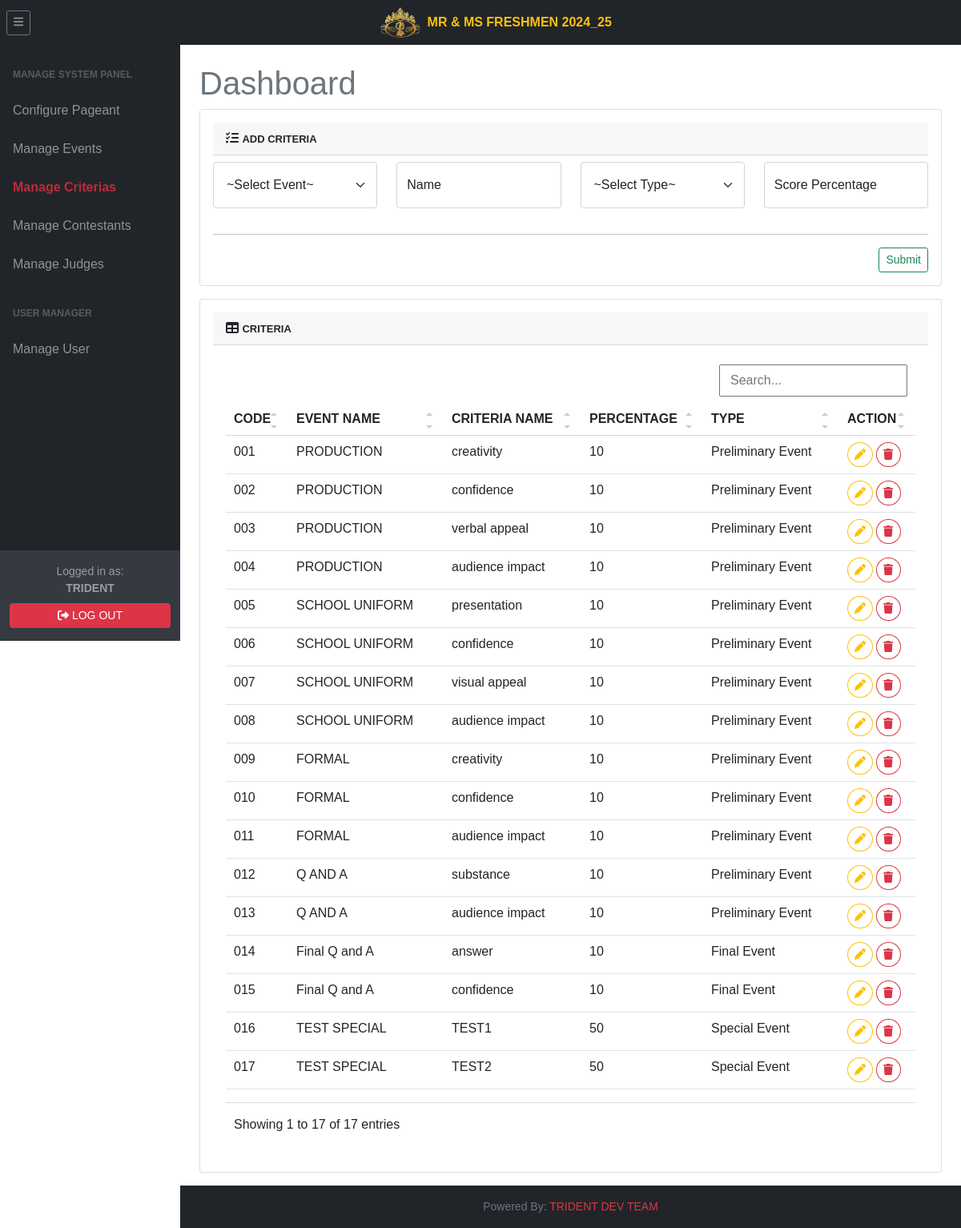
/tri.super/superCriteria.php (signed in), run on the app's committed database.
### tables this page shows
CREATE TABLE `setting` (
  `id` int(11) NOT NULL,
  `condition_final` varchar(10) DEFAULT NULL,
  `pageant_name` varchar(255) DEFAULT NULL,
  `isGeneral` varchar(4) DEFAULT NULL,
  `logo` varchar(255) DEFAULT NULL,
  `cover_photo` varchar(255) DEFAULT NULL,
  `weighted_scoring` tinyint(4) DEFAULT NULL
);

CREATE TABLE `user` (
  `id` int(11) NOT NULL,
  `code` varchar(16) DEFAULT NULL,
  `username` varchar(90) DEFAULT NULL,
  `password` varchar(255) DEFAULT NULL,
  `name` varchar(45) DEFAULT NULL,
  `types` varchar(45) DEFAULT NULL,
  `category` varchar(15) DEFAULT NULL,
  `status` tinyint(1) DEFAULT NULL,
  `added_by` varchar(16) DEFAULT NULL,
  `added_timestamp` timestamp NULL DEFAULT NULL,
  `updated_by` varchar(16) DEFAULT NULL,
  `updated_timestamp` timestamp NULL DEFAULT NULL
);

CREATE TABLE `event_criteria` (
  `id` int(11) NOT NULL,
  `code` varchar(3) DEFAULT NULL,
  `criteria_type` varchar(10) DEFAULT NULL,
  `event_code` varchar(45) DEFAULT NULL,
  `criteria_name` varchar(45) DEFAULT NULL,
  `percent` varchar(10) DEFAULT NULL,
  `added_by` varchar(10) DEFAULT NULL,
  `added_timestamp` timestamp NULL DEFAULT NULL,
  `updated_by` varchar(10) DEFAULT NULL,
  `updated_timestamp` timestamp NULL DEFAULT NULL
);

CREATE TABLE `event` (
  `id` int(11) NOT NULL,
  `code` varchar(10) DEFAULT NULL,
  `event_type` varchar(6) DEFAULT NULL,
  `event_name` varchar(45) DEFAULT NULL,
  `event_percentage` varchar(10) DEFAULT NULL,
  `added_by` varchar(10) DEFAULT NULL,
  `added_timestamp` timestamp NULL DEFAULT NULL,
  `updated_by` varchar(10) DEFAULT NULL,
  `updated_timestamp` timestamp NULL DEFAULT NULL
);

### include/settings.php (called while the page is built, shortened)
<?php
$settings = mysqli_query($db, "SELECT * FROM setting") or die('query failed');
$fetchSettings = [];
if(mysqli_num_rows($settings) > 0){
    $fetchSettings = mysqli_fetch_assoc($settings);
}
$logo = $fetchSettings['logo'] ?? 'logo.png';
?>

### include/superinclude/superSession.php (called while the page is built, shortened)
<?php
$super = $_SESSION['super'];
?>

### tri.super/superCriteria.php (the view, shortened to what this page needs)
<?php
    require '../include/connector/dbconn.php';
    require '../include/superinclude/superSession.php';
    include "../include/settings.php";
?>
<!DOCTYPE html>
<html lang="en">
    <head>
        <link href="../css/dataTable.css" rel="stylesheet" />
        <link href="../css/styles.css" rel="stylesheet" />
        <link rel="stylesheet" href="../css/jquery-ui.min.css">
    </head>
    <body class="sb-nav-fixed">
    <?php include "../include/topNav.php";?>
        <div id="layoutSidenav">
            <div id="layoutSidenav_nav">
            <?php include "../include/superinclude/superSidenav.php";?>
            </div>
            <div id="layoutSidenav_content">
                <main>
                <div class="container-fluid px-4">
                        <h1 class="mt-4 text-muted">Dashboard</h1>
                            <section class="mb-3">
                                <div class="card">
                                        <div class="card-body">
                                            <div class="card-header">
                                                <i class="fas fa-tasks"></i>
                                                <span class="fw-bold" style="font-size: small;">ADD CRITERIA</span>
                                            </div>
                                            <form action="superCode.php" method="POST">
                                                <div class="row mb-3">
                                                        <div class="col-md-3 mb-3 mt-2">
                                                            <div class="form-floating">
                                                                <select class="form-select p-3" type="select" name="eventCode" id="eventCode" required>
                                                                <option value="" selected disabled>~Select Event~</option>
                                                                </select>
                                                            </div>
                                                        </div>
                                                        <div class="col-md-3 mb-3 mt-2">
                                                            <div class="form-floating">
                                                                <input class="form-control" id="criteriaName" name="criteriaName" type="text" placeholder="" data-maxlength="45" maxlength="45" required/>
                                                                <label for="criteriaName">Name</label>
                                                            </div>
                                                        </div>
                                                        <div class="col-md-3 mb-3 mt-2">
                                                            <div class="form-floating">
                                                                <select class="form-select p-3" id="criteriaType" name="criteriaType" required>
                                                                    <option value="" selected disabled>~Select Type~</option>
                                                                </select>
                                                            </div>
                                                        </div>
                                                        <div class="col-md-3 mb-3 mt-2">
                                                            <div class="form-floating">
                                                                <input class="filter form-control" id="criteriaPercentage" name="criteriaPercentage" type="text" placeholder="" data-maxlength="4" maxlength="4" required/>
                                                                <label for="criteriaName">Score Percentage</label>
                                                            </div>
                                                        </div>
                                                </div>
                                                    <div><hr class="dropdown-divider"/></div>
                                                        <div class="mt-3 mb-0 d-flex bd-highlight">
                                                            <button class="btn btn-outline-success btn-block ms-auto btn-sm" type="submit" name="addCriteria" id="addCriteria" style="text-decoration:none; -bs-btn-padding-y: .25rem; --bs-btn-padding-x: .5rem; --bs-btn-font-size: .75rem;">Submit</button>
                                                        </div>
                                            </form>
                                        </div>
                                </div>
                            </section>
                            <section class="mb-3">
                                <div class="card">
                                        <div class="card-body">
                                            <div class="card-header">
                                                <i class="fas fa-table"></i>
                                                <span class="fw-bold" style="font-size: small;">CRITERIA</span>
                                            </div>
                                            <div class="card-body table-responsive-sm">
                                                <table class="table table-hover" id="data">
                                                <?php
                                                $sqlLogs = criteriaTblList;
                                                        $resultLogs = mysqli_query($db,$sqlLogs);
                                                        if(mysqli_num_rows($resultLogs) > 0){
                                                    ?>
                                                    <thead>
                                                        <tr>
                                                            <th>CODE</th>
                                                            <th>EVENT NAME</th>
                                                            <th>CRITERIA NAME</th>
                                                            <th>PERCENTAGE</th>
                                                            <th>TYPE</th>
                                                            <th>ACTION</th>
                                                        </tr>
                                                    </thead>
                                                    <?php
                                                        while($rowLogs = mysqli_fetch_assoc($resultLogs)){
                                                        $eventCriteriaListQuery = eventObjList;
                                                        $stmt = $db->prepare($eventCriteriaListQuery);
                                                        $stmt->bind_param("s", $rowLogs['event_code']);
                                                        $stmt->execute();
                                                        $resultEventCriteriaList = $stmt->get_result();
                                                        $fetchResultCriteria = $resultEventCriteriaList->fetch_assoc();
                                                        ?>
                                                    <tr>
                                                        <td>
                                                            <?=$rowLogs['code']; ?>
                                                        </td>
                                                        <td>
                                                            <?=$fetchResultCriteria['event_name']?>
                                                        </td>
                                                        <td>
                                                            <?=$rowLogs['criteria_name']; ?>
                                                        </td>
                                                        <td>
                                                            <?=$rowLogs['percent']; ?>
                                                        </td>
                                                        <td>
                                                            <?=$rowLogs['criteria_type'] == "PR" ? "Preliminary Event" : ($rowLogs['criteria_type'] == "SP" ? "Special Event" : "Final Event");?>
                                                        </td>
                                                        <td>
                                                            <button data-code='<?= $rowLogs['code']; ?>' class="updateCriteriaCode btn btn-outline-warning btn-sm rounded-circle"><i class="fa-solid fa-pen"></i></button>
                                                            <button data-code='<?= $rowLogs['code']; ?>' class="criteriaDeleteCode btn btn-outline-danger btn-sm rounded-circle"><i class="fa-solid fa-trash"></i></button>
                                                        </td>
                                                    </tr>
                                                    <?php
                                                            }
                                                        } else {
                                                            echo "<h3 class='text-danger text-center mt-3'>No Existing Data Found!</h3>";
                                                        }
                                                    ?>
                                                </table>
                                            </div>
                                    </div>
                                </div>
                            </section>
                    </div>
                </main>
                <?php include "../include/footer.php";?>
            </div>
        </div>
</body>
</html>

### include/topNav.php
<nav class="sb-topnav navbar navbar-expand navbar-dark bg-dark">
            <?php
                $pageantName = isset($fetchSettings['pageant_name']) && $fetchSettings['pageant_name'] !== '' ? htmlspecialchars($fetchSettings['pageant_name']) : 'Pageant';
            ?>
            <button class="btn btn-link btn-sm order-1 order-lg-0 me-3 me-lg-0 ms-2 border border-secondary" id="sidebarToggle" href="#!"><i class="fas fa-bars"></i></button>
            <div class="mx-auto d-flex align-items-center">
                <img src="../assets/img/<?=$logo?>" alt="Logo" height="40" class="me-2">
                <span class="text-warning fw-bold" style="font-size: 1rem;"><?= $pageantName ?></span>
            </div>
</nav>

### include/superinclude/superSidenav.php
<?php
         $select = mysqli_query($db, "SELECT * FROM user WHERE code = '$super' ") or die('query failed');
         if(mysqli_num_rows($select) > 0){
            $fetch = mysqli_fetch_assoc($select);
         }
?>
<div id="layoutSidenav_nav">
                <nav class="sb-sidenav accordion sb-sidenav-dark" id="sidenavAccordion">
                    <div class="sb-sidenav-menu">
                        <div class="nav category-buttons">
                        <div class="sb-sidenav-menu-heading">Manage System Panel</div>
                            <a class="event_category nav-link" href="superBackup.php">
                                Configure Pageant
                            </a>
                            <a class="event_category nav-link" href="superEvent.php">
                                Manage Events
                            </a>
                            <a class="event_category nav-link" href="superCriteria.php">
                                Manage Criterias
                            </a>
                            <a class="event_category nav-link" href="superContestant.php">
                                Manage Contestants
                            </a>
                            <a class="event_category nav-link" href="superjudge.php">
                                Manage Judges
                            </a>
                            <div class="sb-sidenav-menu-heading">User Manager</div>
                            <a class="event_category nav-link" href="superUser.php">
                                Manage User
                            </a>
                        </div>
                    </div>
                    <div class="sb-sidenav-footer py-3">
                        <div class="small text-center mb-2">Logged in as:
                            <div class="fw-bold"><?php echo $fetch['name']; ?></div>
                        </div>
                        <a href="../tri.login/logout.php" class="btn btn-danger btn-sm w-100">
                            <i class="fa-solid fa-right-from-bracket"></i> LOG OUT
                        </a>
                    </div>
                </nav>
            </div>

### css/dataTable.css (style rules this page uses)
.datatable-table { max-width: 100%; width: 100%; border-spacing: 0; border-collapse: separate; }

### tri.super/superCriteria.php (style rules this page uses)
body { margin: 0; background-size: cover; background-position: center; background-repeat: no-repeat; background-attachment: fixed; font-family: Arial; }

### data on the page
setting: logo (picture), pageant_name "MR & MS FRESHMEN 2024_25"
user: name "TRIDENT"
event_criteria: code "001", event.event_name "PRODUCTION", criteria_name "creativity", percent "10", criteria_type "Preliminary Event"
event_criteria: code "002", event.event_name "PRODUCTION", criteria_name "confidence", percent "10", criteria_type "Preliminary Event"
event_criteria: code "003", event.event_name "PRODUCTION", criteria_name "verbal appeal", percent "10", criteria_type "Preliminary Event"
event_criteria: code "004", event.event_name "PRODUCTION", criteria_name "audience impact", percent "10", criteria_type "Preliminary Event"
event_criteria: code "005", event.event_name "SCHOOL UNIFORM", percent "10", criteria_type "Preliminary Event"
event_criteria: code "006", event.event_name "SCHOOL UNIFORM", criteria_name "confidence", percent "10", criteria_type "Preliminary Event"
event_criteria: code "007", event.event_name "SCHOOL UNIFORM", criteria_name "visual appeal", percent "10", criteria_type "Preliminary Event"
event_criteria: code "008", event.event_name "SCHOOL UNIFORM", criteria_name "audience impact", percent "10", criteria_type "Preliminary Event"
event_criteria: code "009", event.event_name "FORMAL", criteria_name "creativity", percent "10", criteria_type "Preliminary Event"
event_criteria: code "010", event.event_name "FORMAL", criteria_name "confidence", percent "10", criteria_type "Preliminary Event"
event_criteria: code "011", event.event_name "FORMAL", criteria_name "audience impact", percent "10", criteria_type "Preliminary Event"
event_criteria: code "012", event.event_name "Q AND A", criteria_name "substance", percent "10", criteria_type "Preliminary Event"
event_criteria: code "013", event.event_name "Q AND A", criteria_name "audience impact", percent "10", criteria_type "Preliminary Event"
event_criteria: code "014", event.event_name "Final Q and A", criteria_name "answer", percent "10", criteria_type "Final Event"
event_criteria: code "015", event.event_name "Final Q and A", criteria_name "confidence", percent "10", criteria_type "Final Event"
event_criteria: code "016", event.event_name "TEST SPECIAL", criteria_name "TEST1", percent "50", criteria_type "Special Event"
event_criteria: code "017", event.event_name "TEST SPECIAL", criteria_name "TEST2", percent "50", criteria_type "Special Event"
